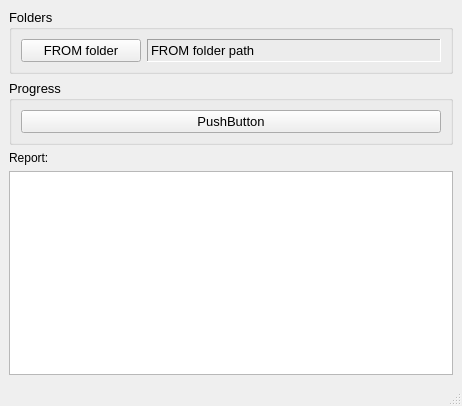
<?xml version="1.0" encoding="UTF-8"?>
<ui version="4.0">
 <class>global_window</class>
 <widget class="QMainWindow" name="global_window">
  <property name="geometry">
   <rect>
    <x>0</x>
    <y>0</y>
    <width>462</width>
    <height>406</height>
   </rect>
  </property>
  <property name="sizePolicy">
   <sizepolicy hsizetype="Preferred" vsizetype="Preferred">
    <horstretch>0</horstretch>
    <verstretch>0</verstretch>
   </sizepolicy>
  </property>
  <property name="windowTitle">
   <string>Tantum</string>
  </property>
  <widget class="QWidget" name="centralwidget">
   <property name="enabled">
    <bool>true</bool>
   </property>
   <property name="autoFillBackground">
    <bool>true</bool>
   </property>
   <layout class="QVBoxLayout" name="verticalLayout">
    <item>
     <widget class="QGroupBox" name="grp_folders">
      <property name="font">
       <font>
        <pointsize>10</pointsize>
       </font>
      </property>
      <property name="title">
       <string>Folders</string>
      </property>
      <layout class="QFormLayout" name="formLayout">
       <item row="0" column="0">
        <widget class="QPushButton" name="btn_from">
         <property name="sizePolicy">
          <sizepolicy hsizetype="Expanding" vsizetype="Preferred">
           <horstretch>0</horstretch>
           <verstretch>0</verstretch>
          </sizepolicy>
         </property>
         <property name="minimumSize">
          <size>
           <width>120</width>
           <height>0</height>
          </size>
         </property>
         <property name="cursor">
          <cursorShape>PointingHandCursor</cursorShape>
         </property>
         <property name="text">
          <string>FROM folder</string>
         </property>
         <property name="autoDefault">
          <bool>false</bool>
         </property>
         <property name="default">
          <bool>false</bool>
         </property>
         <property name="flat">
          <bool>false</bool>
         </property>
        </widget>
       </item>
       <item row="0" column="1">
        <widget class="QLabel" name="label_from">
         <property name="sizePolicy">
          <sizepolicy hsizetype="Preferred" vsizetype="Preferred">
           <horstretch>0</horstretch>
           <verstretch>0</verstretch>
          </sizepolicy>
         </property>
         <property name="minimumSize">
          <size>
           <width>212</width>
           <height>0</height>
          </size>
         </property>
         <property name="frameShape">
          <enum>QFrame::Panel</enum>
         </property>
         <property name="frameShadow">
          <enum>QFrame::Sunken</enum>
         </property>
         <property name="lineWidth">
          <number>1</number>
         </property>
         <property name="midLineWidth">
          <number>0</number>
         </property>
         <property name="text">
          <string>FROM folder path</string>
         </property>
         <property name="wordWrap">
          <bool>false</bool>
         </property>
        </widget>
       </item>
      </layout>
     </widget>
    </item>
    <item>
     <widget class="QGroupBox" name="grp_runs">
      <property name="enabled">
       <bool>true</bool>
      </property>
      <property name="font">
       <font>
        <pointsize>10</pointsize>
       </font>
      </property>
      <property name="title">
       <string>Progress</string>
      </property>
      <layout class="QVBoxLayout" name="verticalLayout_2">
       <item>
        <widget class="QPushButton" name="pushButton">
         <property name="cursor">
          <cursorShape>PointingHandCursor</cursorShape>
         </property>
         <property name="text">
          <string>PushButton</string>
         </property>
        </widget>
       </item>
      </layout>
     </widget>
    </item>
    <item>
     <widget class="QLabel" name="label">
      <property name="text">
       <string>Report:</string>
      </property>
     </widget>
    </item>
    <item>
     <widget class="QTextEdit" name="textEdit"/>
    </item>
   </layout>
  </widget>
  <widget class="QMenuBar" name="menubar">
   <property name="geometry">
    <rect>
     <x>0</x>
     <y>0</y>
     <width>462</width>
     <height>21</height>
    </rect>
   </property>
  </widget>
  <widget class="QStatusBar" name="statusbar"/>
 </widget>
 <resources/>
 <connections/>
</ui>
